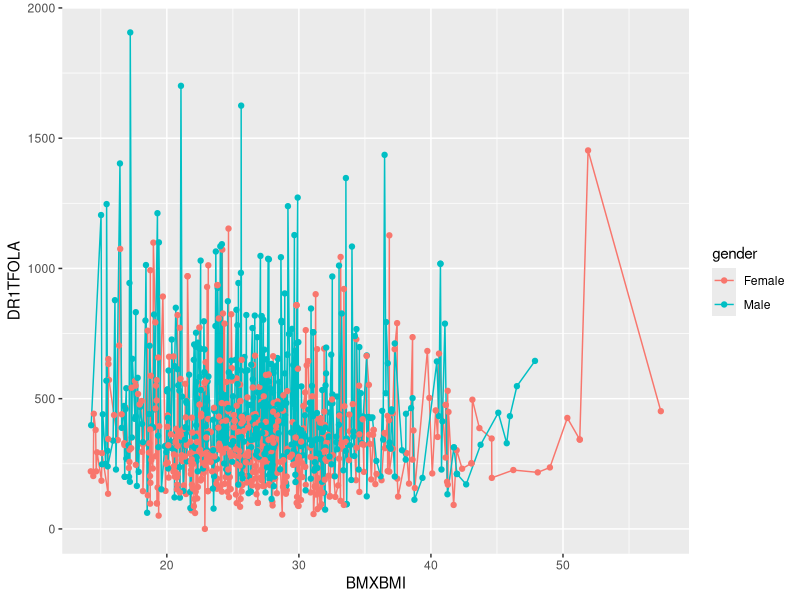
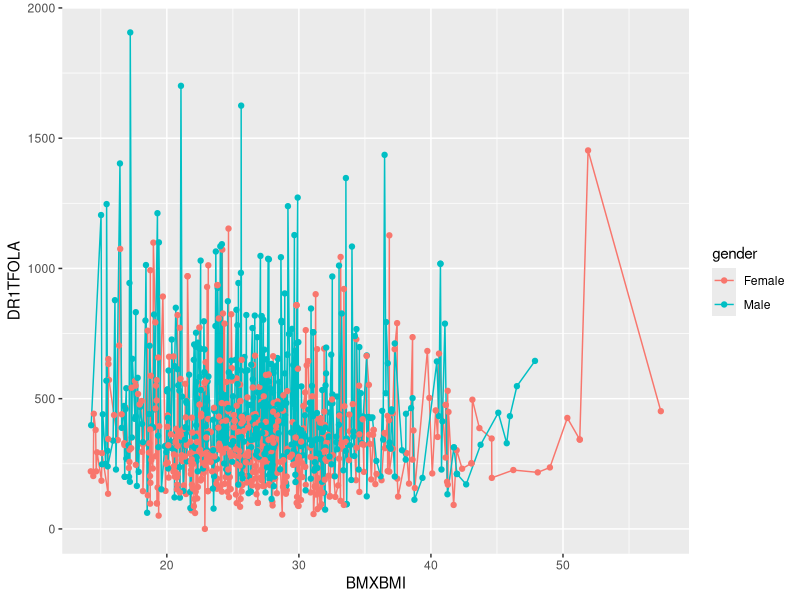
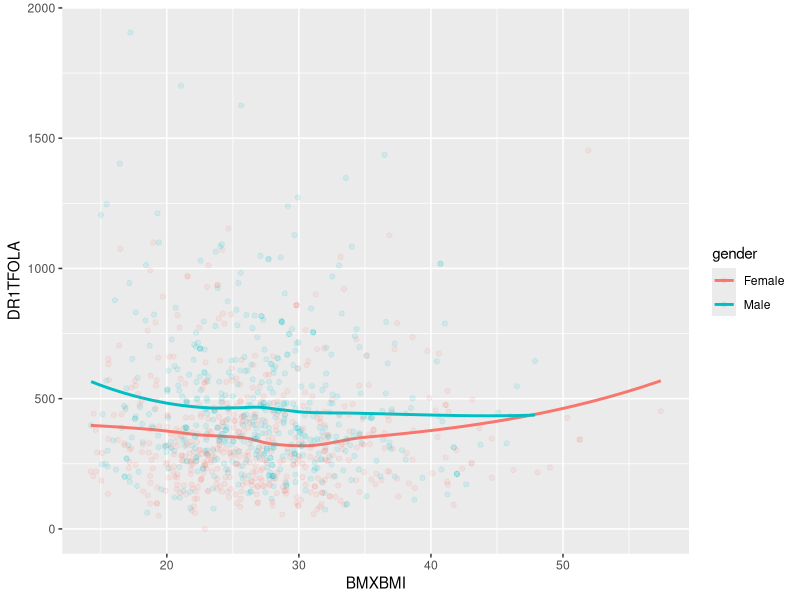

Recreate these plots in R, in order.
## ggplot2 -- Line plot

library(ggplot2)

# Read data into environment.
nhanes <- read.csv('nhanes_processed.csv')

# Line plot of DR1TFOLA vs BMXBMI
ggplot(data=nhanes) +
  # We group data points by gender and plot line with different color.
  geom_line(mapping = aes(x=BMXBMI, y=DR1TFOLA, color=gender)) +
  # We could also add points on the figure.
  geom_point(mapping = aes(x=BMXBMI, y=DR1TFOLA, color=gender))

# We could move the parameters into ggplot(), 
# since the parameters are the same in geom_line() and geom_point()
ggplot(data=nhanes, mapping=aes(x=BMXBMI, y=DR1TFOLA, color=gender)) +
  geom_line() + 
  geom_point()

# In addition we could add some other parameters respectively.
ggplot(data=nhanes, mapping=aes(x=BMXBMI, y=DR1TFOLA, color=gender)) +
  # smooth line, default method: loess; 
  # se=F means don't display confidence interval around smooth.
  geom_smooth(se=FALSE) + 
  geom_point(alpha=1/10)